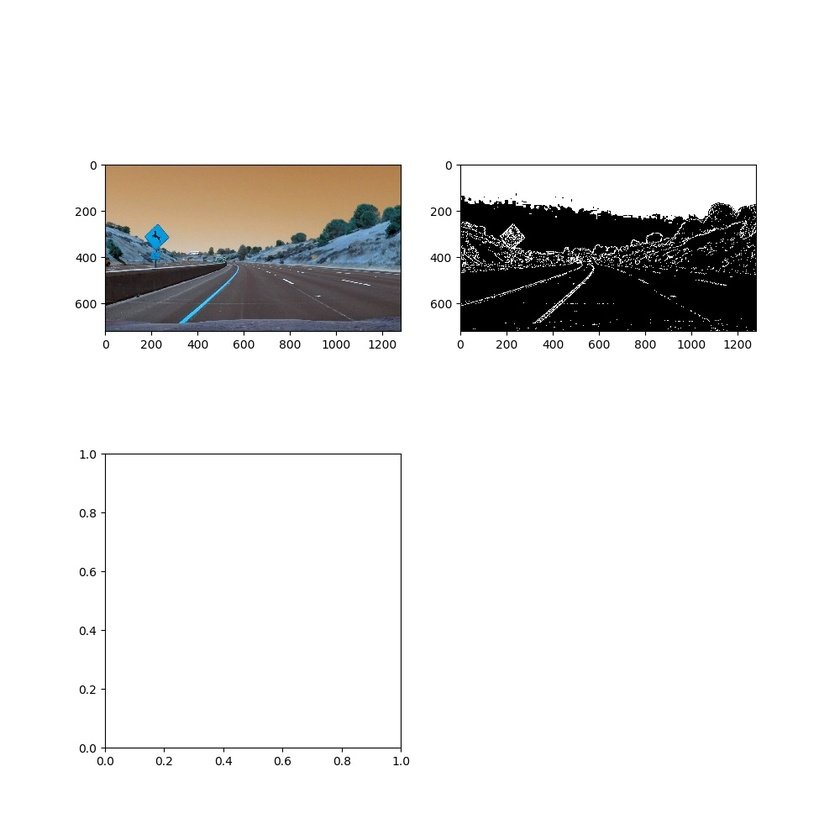
#> input picture 111.jpg, 840 x 840 px, shrunk from 1000 x 1000 before the run
$ python -i lane_detect_old.py   (imports and definitions only)
#> lines starting #> are read from the running program, lines starting #| are printed output that depends on the picture; after the words box and inside, x2 and y2 are one past the last pixel; in counts of white or black regions, pixels touching at a corner belong together
import matplotlib.pyplot as plt
import matplotlib.image as mpimg
import numpy as np
import cv2
from moviepy.editor import VideoFileClip
from IPython.display import HTML


def lane_img_pipeline(image):
    # [4 lines of commented-out code are left out]
    def grayscale(img):
        """
        将图像灰度化，作为后续边缘检测的预处理
        """
        return cv2.cvtColor(img, cv2.COLOR_RGB2GRAY)

    def canny(img, low_threshold=100, high_threshold=200):
        """
        input是经过灰度处理的灰度图像，不关注颜色，只关注颜色强度
        边缘检测，原理：计算颜色值的梯度和方向，找到梯度变化较大的像素
        >high_threshold: edge
        <low_threshold:not edge
        中间值：若与edge相连，则认为是edge,不相连则not edge
        """
        return cv2.Canny(img, low_threshold, high_threshold)

    def region_of_interest(img):
        """
        分割出ROI，并填充，再对图像掩膜处理，将其他object遮挡
        """
        # draw the polygon with three vertices
        height = img.shape[0]
        width = img.shape[1]
        region_of_interest_vertices = [
            (0, height),
            (width / 2, height / 2),
            (width, height)]
        # Define a blank matrix that matches the image height/width.
        mask = np.zeros_like(img)
        # Retrieve the number of color channels of the image.
        # channel_count = img.shape[2]
        # Create a match color with the same color channel counts.
        # match_mask_color = (255,) * channel_count #彩色图像时的color
        match_mask_color = 255
        # Fill inside the polygon
        # cv2.fillPoly(mask, np.array([region_of_interest_vertices],np.int32), match_mask_color)#多边形填充
        cv2.fillPoly(mask, np.array([region_of_interest_vertices], np.int32), match_mask_color)
        # 按位与操作，对图片进行mask淹膜操作，ROI区域正常显示，其他区域置零
        masked_image = cv2.bitwise_and(img, mask)
        return masked_image

    def hough_lines(img, rho=6, theta=np.pi / 180, threshold=160,
                    min_line_len=40, max_line_gap=25):
        """
        将canny边缘检测后的像素点连接成线，并调用划线函数，返回画线的图片
        hough transform原理：转换到 hough space,r,θ极坐标，正弦曲线，
        每条线代表个image space中过一点的所有线，
        lines的交点代表共线，找到交点再返回到image space空间
        lines:[[x1,y1,x2,y2],[x x y y]...]
        """
        lines = cv2.HoughLinesP(img, rho, theta, threshold, np.array([]),
                                minLineLength=min_line_len, maxLineGap=max_line_gap)
        return lines

    def draw_lines(img, lines, color=[255, 0, 0], thickness=3):
        """
        生成一个zeros图划线，并与原图混合
        """
        if lines is None:
            return
        img = np.copy(img)
        # 生成待划线的图,zeros，addweighted混合的时候，0值不会显示
        img_channels = img.shape[2]
        line_img = np.zeros((img.shape[0], img.shape[1], img_channels), dtype=np.uint8)
        for line in lines:
            for x1, y1, x2, y2 in line:
                cv2.line(line_img, (x1, y1), (x2, y2), color, thickness)
        # 将划线图与原图合并
        # cv2.addWeighted(initial_img, α, img, β , γ)
        # output: initial_img * α + img * β + γ
        img = cv2.addWeighted(img, 0.8, line_img, 1.0, 0.0)  # 叠加的两幅图片尺寸和channel需要一致
        return img

    def group_lines_and_draw(img, lines):
        """
        根据斜率，将所有的线分为左右两组,斜率绝对值小于0.5的舍去（影响不显著）
        （因为图像的原点在左上角，slope<0是left lines，slope>0是right lines)
        设定min_y作为left和right的top线,max_y为bottom线，求出四个x值即可确定直线：
        将left和right的点分别线性拟合，拟合方程根据y值，求出x值，画出lane
        """
        left_x, left_y, right_x, right_y = [], [], [], []
        for line in lines:
            for x1, y1, x2, y2 in line:
                slope = (y2 - y1) / (x2 - x1)
                # if abs(slope)<0.5: continue
                if slope < 0:
                    left_x.extend([x1, x2])
                    left_y.extend([y1, y2])
                if slope > 0:
                    right_x.extend([x1, x2])
                    right_y.extend([y1, y2])
        # 设定top 和 bottom的y值，left和right的y值都一样
        min_y = int(img.shape[0] * (3 / 5))
        max_y = int(img.shape[0])

        # 对left的所有点进行线性拟合
        poly_left = np.poly1d(np.polyfit(left_y, left_x, deg=1))
        left_x_start = int(poly_left(max_y))
        left_x_end = int(poly_left(min_y))
        # 对right的所有点进行线性拟合
        poly_right = np.poly1d(np.polyfit(right_y, right_x, deg=1))
        right_x_start = int(poly_right(max_y))
        right_x_end = int(poly_right(min_y))

        line_image = draw_lines(img, [[
            [left_x_start, max_y, left_x_end, min_y],
            [right_x_start, max_y, right_x_end, min_y],
        ]], thickness=5)
        return line_image

    """
    函数调用并生成final image
    """
    gray_img = grayscale(image)
    # plt.imshow(gray_img)

    canny_img = canny(gray_img)
    # plt.imshow(canny_img)
    ROI_img = region_of_interest(canny_img)
    # plt.imshow(ROI_img)

    lines = hough_lines(ROI_img)
    line_img = draw_lines(image, lines)
    # plt.imshow(line_img)

    final_image = group_lines_and_draw(image, lines)
    # plt.imshow(final_image)

    return final_image


def main():
    output_video = 'video_out/project_video_out.mp4'  # output文件名
    clip1 = VideoFileClip('test_video/project_video.mp4')  # 读入input video
    print(clip1.fps)  # frames per second 25, 默认传给write
    white_clip = clip1.fl_image(lane_img_pipeline)  # 对每一帧都执行lane_img_pipeline函数，函数返回的是操作后的image
    white_clip.write_videofile(output_video, audio=False)  # 输出经过处理后的每一帧图片，audio=false,不输出音频

# [2 lines not run here, left out]

>>> import cv2
>>> picture = cv2.cvtColor(cv2.imread('111.jpg'), cv2.COLOR_BGR2RGB)
>>> result = lane_img_pipeline(picture)
#> in grayscale, `return cv2.cvtColor(img, cv2.COLOR_RGB2GRAY)`:
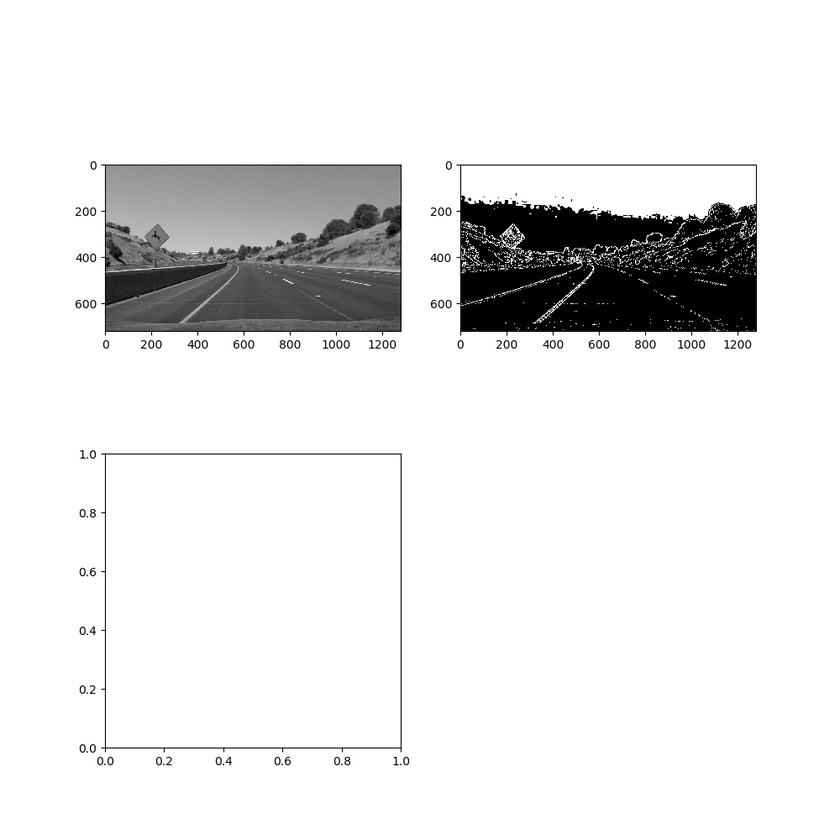
#> returned value: shape (840, 840); min 0, max 255, mean 231.6
#> in canny, `return cv2.Canny(img, low_threshold, high_threshold)`:
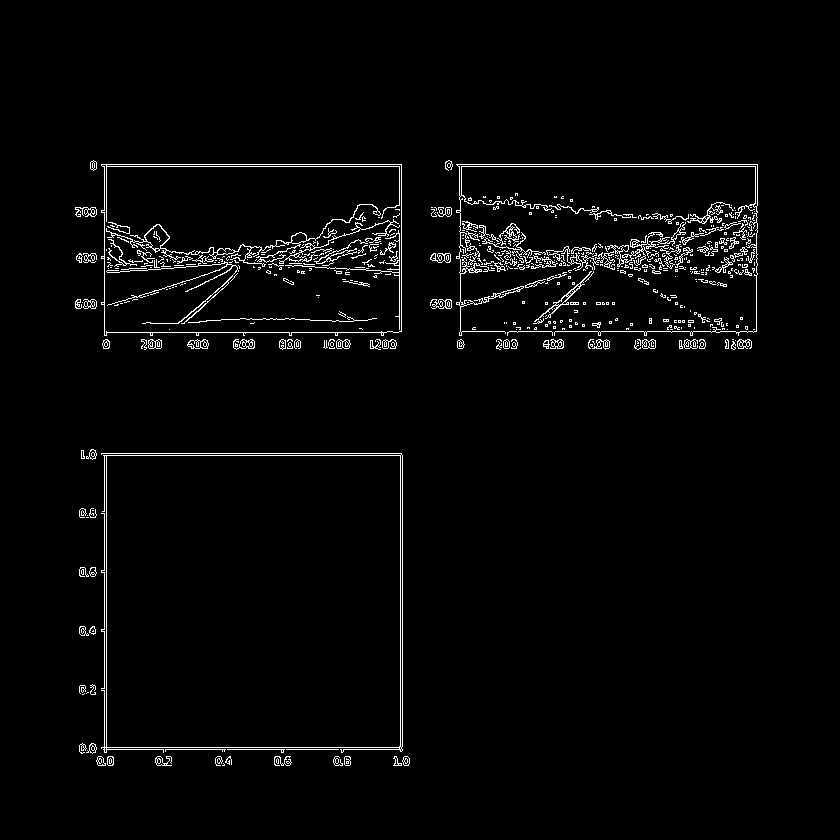
#> returned value: shape (840, 840); 2.5% white in thin lines or dots, all inside (x1, y1, x2, y2) = (75, 160, 758, 766)
#> in region_of_interest, `cv2.fillPoly(mask, np.array([region_of_interest_vertices], np.int32), ..`:
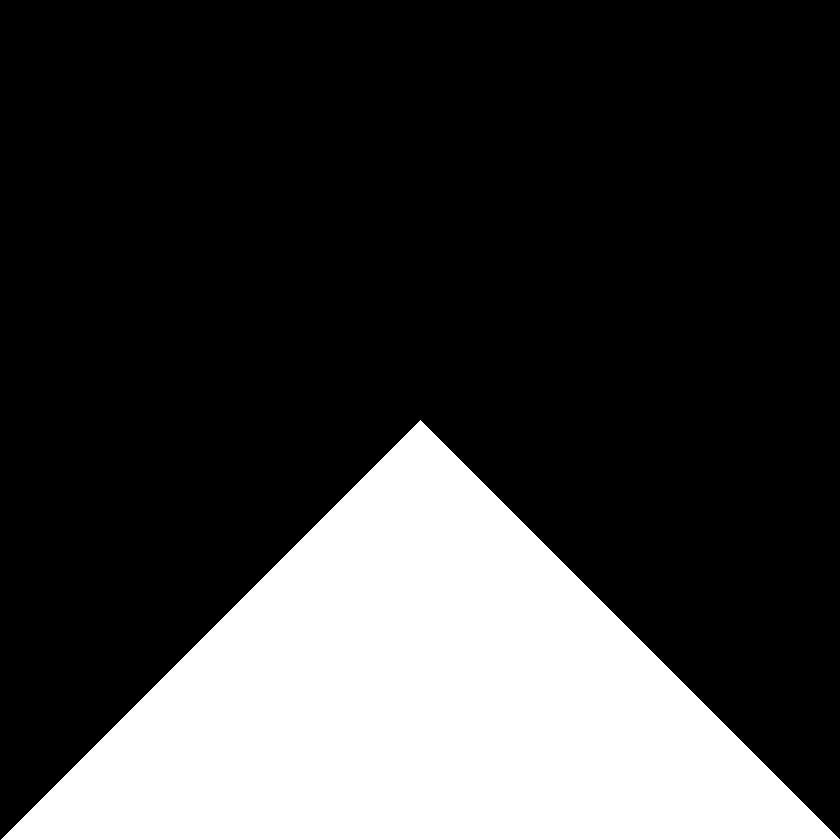
#> mask: shape (840, 840); 25% white; 1 white region, box (x1, y1, x2, y2) and area: (1, 420, 840, 840) 176400
#> in region_of_interest, `masked_image = cv2.bitwise_and(img, mask)`:
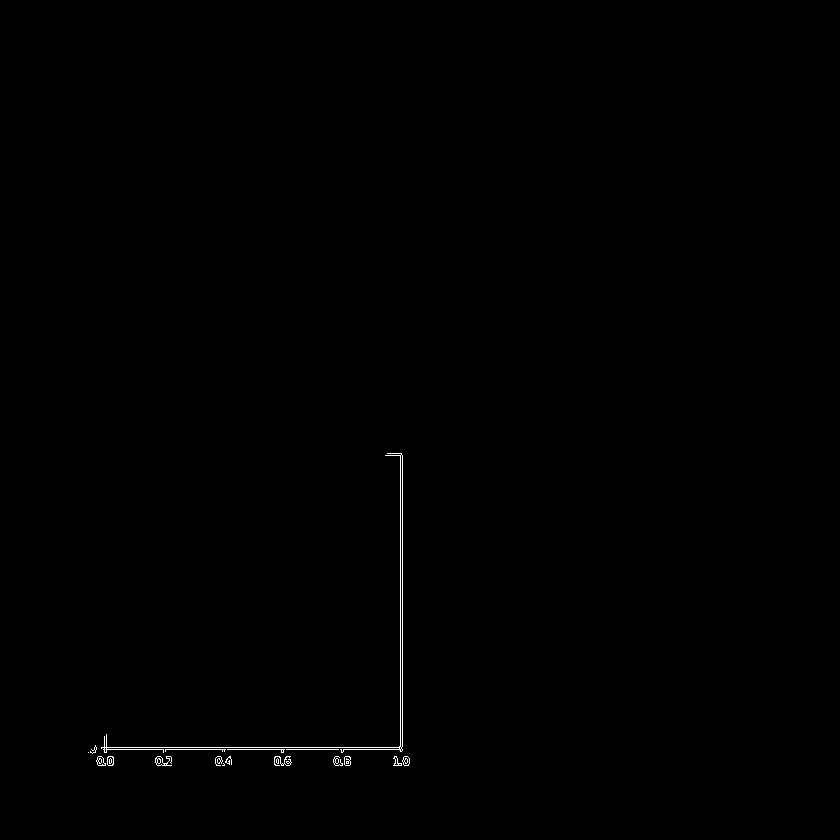
#> masked_image: shape (840, 840); 0.25% white in thin lines or dots, all inside (x1, y1, x2, y2) = (88, 453, 410, 766)
#> in hough_lines, `lines = cv2.HoughLinesP(img, rho, theta, threshold, np.array([]), minL..`: lines = [[400, 765, 400, 453], [274, 749, 343, 750], [178, 747, 234, 747], [95, 746, 177, 747], [138, 749, 194, 749], [222, 751, 277, 747], [307, 747, 357, 747]]
#> the loop in draw_lines, `for line in lines:` made 7 passes
#> in draw_lines, `img = cv2.addWeighted(img, 0.8, line_img, 1.0, 0.0)`:
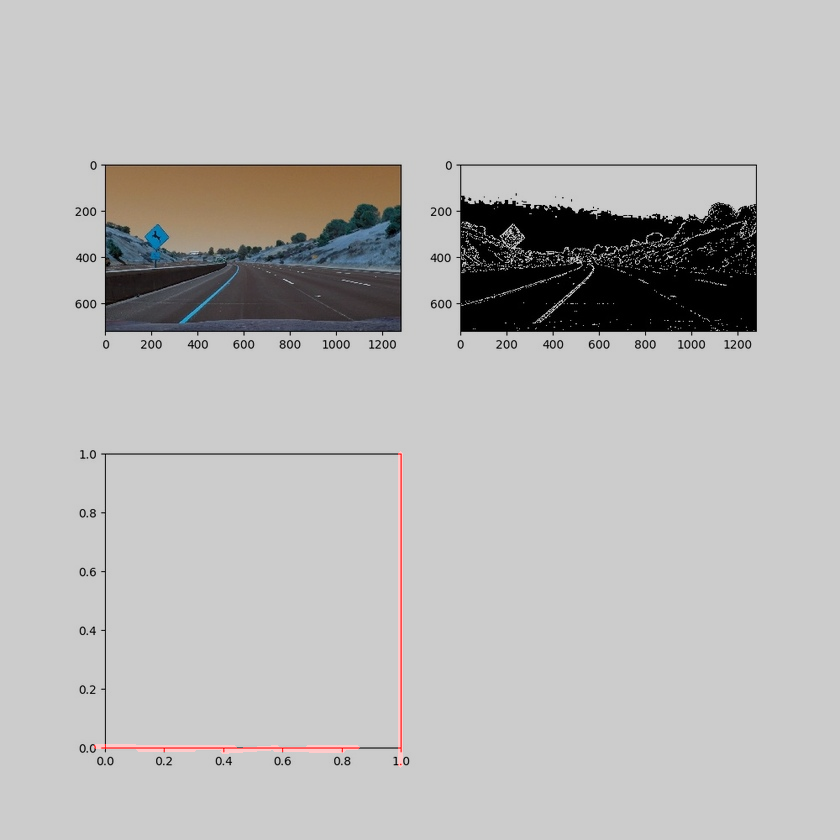
#> img: shape (840, 840, 3); mean R, G, B 186.2, 185.2, 184.6
#> the loop in group_lines_and_draw, `for line in lines:` made 7 passes
#> after the loop in group_lines_and_draw, `for line in lines:`: left_x = [400, 400, 222, 277]; left_y = [765, 453, 751, 747]; right_x = [274, 343, 95, 177]; right_y = [749, 750, 746, 747]
#> in group_lines_and_draw, `left_x_start = int(poly_left(max_y))`: left_x_start = 274
#> in group_lines_and_draw, `left_x_end = int(poly_left(min_y))`: left_x_end = 379
#> in group_lines_and_draw, `right_x_start = int(poly_right(max_y))`: right_x_start = 5677
#> in group_lines_and_draw, `right_x_end = int(poly_right(min_y))`: right_x_end = -14246
#> call 2 of draw_lines, with thickness = 5
#> after the loop in draw_lines (call 2), `for line in lines:`:
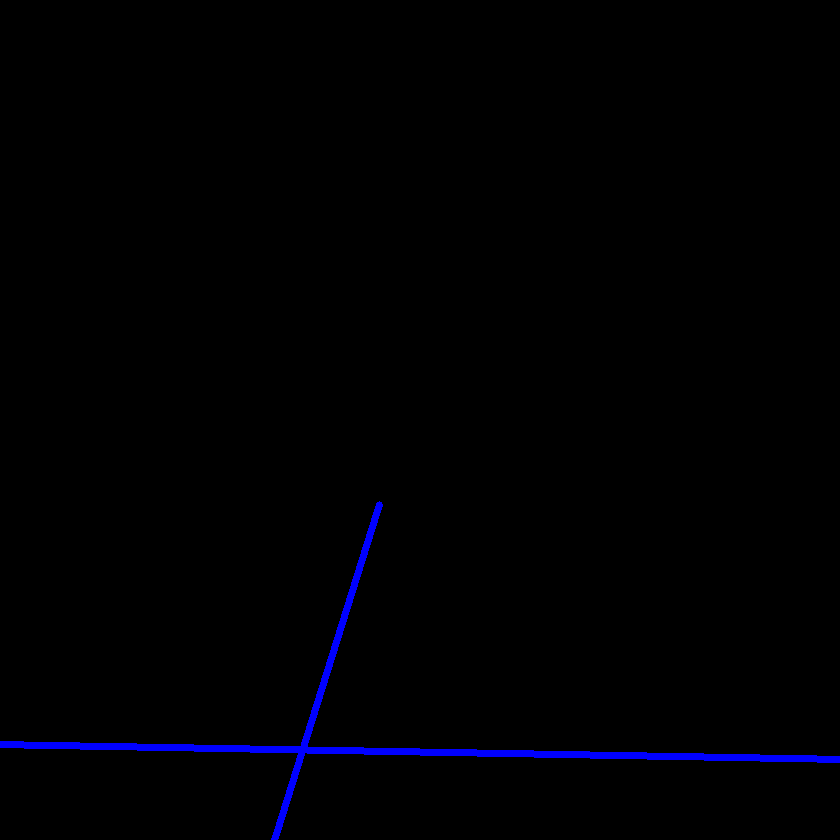
#> line_img: shape (840, 840, 3); mean of channels 0, 1, 2 3, 0, 0; drawn as B, G, R
